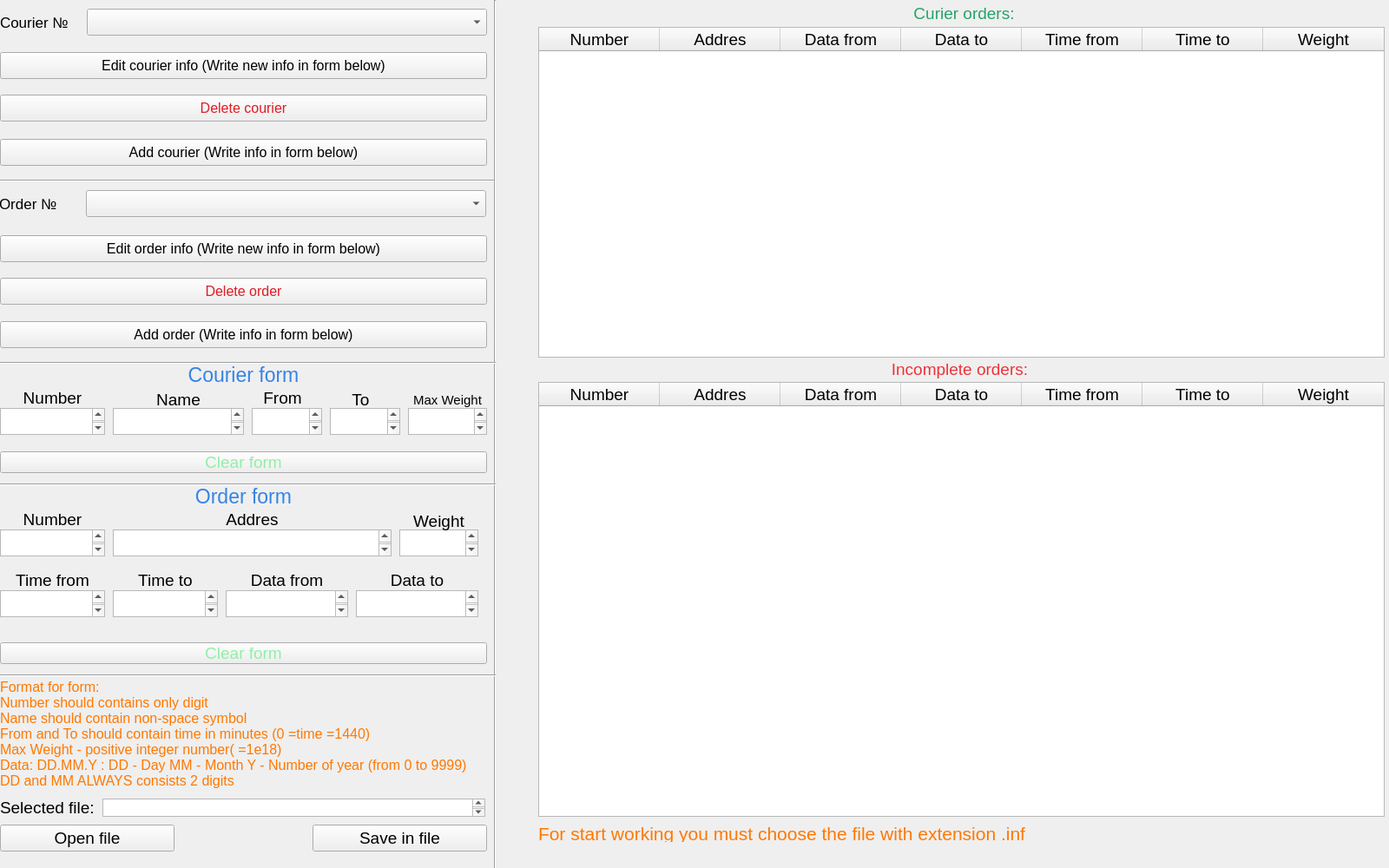
<?xml version="1.0" encoding="UTF-8"?>
<ui version="4.0">
 <class>MainWindow</class>
 <widget class="QMainWindow" name="MainWindow">
  <property name="geometry">
   <rect>
    <x>0</x>
    <y>0</y>
    <width>1600</width>
    <height>1000</height>
   </rect>
  </property>
  <property name="minimumSize">
   <size>
    <width>1600</width>
    <height>1000</height>
   </size>
  </property>
  <property name="maximumSize">
   <size>
    <width>1600</width>
    <height>1000</height>
   </size>
  </property>
  <property name="font">
   <font>
    <pointsize>14</pointsize>
   </font>
  </property>
  <property name="windowTitle">
   <string>MainWindow</string>
  </property>
  <widget class="QWidget" name="centralwidget">
   <widget class="QPushButton" name="OpenFileButton">
    <property name="geometry">
     <rect>
      <x>0</x>
      <y>950</y>
      <width>201</width>
      <height>31</height>
     </rect>
    </property>
    <property name="text">
     <string>Open file</string>
    </property>
   </widget>
   <widget class="QComboBox" name="CourierNumberSelect">
    <property name="geometry">
     <rect>
      <x>100</x>
      <y>10</y>
      <width>461</width>
      <height>31</height>
     </rect>
    </property>
   </widget>
   <widget class="QLabel" name="Courier">
    <property name="geometry">
     <rect>
      <x>0</x>
      <y>0</y>
      <width>111</width>
      <height>51</height>
     </rect>
    </property>
    <property name="font">
     <font>
      <pointsize>13</pointsize>
     </font>
    </property>
    <property name="text">
     <string>Courier №</string>
    </property>
   </widget>
   <widget class="QLabel" name="Incomplete">
    <property name="geometry">
     <rect>
      <x>620</x>
      <y>410</y>
      <width>971</width>
      <height>31</height>
     </rect>
    </property>
    <property name="font">
     <font>
      <pointsize>14</pointsize>
     </font>
    </property>
    <property name="styleSheet">
     <string notr="true">color:rgb(237, 51, 59)</string>
    </property>
    <property name="text">
     <string>Incomplete orders:</string>
    </property>
    <property name="alignment">
     <set>Qt::AlignCenter</set>
    </property>
   </widget>
   <widget class="QLabel" name="CurierOrd">
    <property name="geometry">
     <rect>
      <x>620</x>
      <y>0</y>
      <width>981</width>
      <height>31</height>
     </rect>
    </property>
    <property name="font">
     <font>
      <pointsize>14</pointsize>
     </font>
    </property>
    <property name="styleSheet">
     <string notr="true">color:rgb(38, 162, 105)</string>
    </property>
    <property name="text">
     <string>Curier orders:</string>
    </property>
    <property name="alignment">
     <set>Qt::AlignCenter</set>
    </property>
   </widget>
   <widget class="QPushButton" name="DeleteCourierButton">
    <property name="geometry">
     <rect>
      <x>0</x>
      <y>109</y>
      <width>561</width>
      <height>31</height>
     </rect>
    </property>
    <property name="font">
     <font>
      <pointsize>12</pointsize>
     </font>
    </property>
    <property name="styleSheet">
     <string notr="true">color:rgb(224, 27, 36)</string>
    </property>
    <property name="text">
     <string>Delete courier</string>
    </property>
    <attribute name="buttonGroup">
     <string notr="true">CourierInfo</string>
    </attribute>
   </widget>
   <widget class="QPushButton" name="EditCourierInfoButton">
    <property name="geometry">
     <rect>
      <x>0</x>
      <y>60</y>
      <width>561</width>
      <height>31</height>
     </rect>
    </property>
    <property name="font">
     <font>
      <pointsize>12</pointsize>
     </font>
    </property>
    <property name="text">
     <string>Edit courier info (Write new info in form below)</string>
    </property>
    <attribute name="buttonGroup">
     <string notr="true">CourierInfo</string>
    </attribute>
   </widget>
   <widget class="QLabel" name="OrderNumber">
    <property name="geometry">
     <rect>
      <x>-1</x>
      <y>209</y>
      <width>111</width>
      <height>51</height>
     </rect>
    </property>
    <property name="font">
     <font>
      <pointsize>13</pointsize>
     </font>
    </property>
    <property name="text">
     <string>Order №</string>
    </property>
   </widget>
   <widget class="QComboBox" name="OrderNumberSelect">
    <property name="geometry">
     <rect>
      <x>99</x>
      <y>219</y>
      <width>461</width>
      <height>31</height>
     </rect>
    </property>
   </widget>
   <widget class="QPushButton" name="EditOrderInfoButton">
    <property name="geometry">
     <rect>
      <x>0</x>
      <y>271</y>
      <width>561</width>
      <height>31</height>
     </rect>
    </property>
    <property name="font">
     <font>
      <pointsize>12</pointsize>
     </font>
    </property>
    <property name="text">
     <string>Edit order info (Write new info in form below)</string>
    </property>
   </widget>
   <widget class="QPushButton" name="DeleteOrderButton">
    <property name="geometry">
     <rect>
      <x>0</x>
      <y>320</y>
      <width>561</width>
      <height>31</height>
     </rect>
    </property>
    <property name="font">
     <font>
      <pointsize>12</pointsize>
     </font>
    </property>
    <property name="styleSheet">
     <string notr="true">color:rgb(224, 27, 36)</string>
    </property>
    <property name="text">
     <string>Delete order</string>
    </property>
   </widget>
   <widget class="QPushButton" name="SaveFileButton">
    <property name="geometry">
     <rect>
      <x>360</x>
      <y>950</y>
      <width>201</width>
      <height>31</height>
     </rect>
    </property>
    <property name="text">
     <string>Save in file</string>
    </property>
   </widget>
   <widget class="QPushButton" name="AddOrderButton">
    <property name="geometry">
     <rect>
      <x>0</x>
      <y>370</y>
      <width>561</width>
      <height>31</height>
     </rect>
    </property>
    <property name="font">
     <font>
      <pointsize>12</pointsize>
     </font>
    </property>
    <property name="styleSheet">
     <string notr="true"/>
    </property>
    <property name="text">
     <string>Add order (Write info in form below)</string>
    </property>
   </widget>
   <widget class="QPushButton" name="AddCourierButton">
    <property name="geometry">
     <rect>
      <x>0</x>
      <y>160</y>
      <width>561</width>
      <height>31</height>
     </rect>
    </property>
    <property name="maximumSize">
     <size>
      <width>16777215</width>
      <height>16777215</height>
     </size>
    </property>
    <property name="font">
     <font>
      <pointsize>12</pointsize>
     </font>
    </property>
    <property name="styleSheet">
     <string notr="true"/>
    </property>
    <property name="text">
     <string>Add courier (Write info in form below)</string>
    </property>
   </widget>
   <widget class="QLabel" name="SelectedFile">
    <property name="geometry">
     <rect>
      <x>0</x>
      <y>920</y>
      <width>111</width>
      <height>21</height>
     </rect>
    </property>
    <property name="text">
     <string>Selected file:</string>
    </property>
   </widget>
   <widget class="QTextBrowser" name="FileBrowser">
    <property name="geometry">
     <rect>
      <x>118</x>
      <y>920</y>
      <width>441</width>
      <height>21</height>
     </rect>
    </property>
   </widget>
   <widget class="QLabel" name="Coruierform">
    <property name="geometry">
     <rect>
      <x>0</x>
      <y>416</y>
      <width>561</width>
      <height>31</height>
     </rect>
    </property>
    <property name="font">
     <font>
      <pointsize>17</pointsize>
     </font>
    </property>
    <property name="styleSheet">
     <string notr="true">color:rgb(53, 132, 228)</string>
    </property>
    <property name="text">
     <string>Courier form</string>
    </property>
    <property name="alignment">
     <set>Qt::AlignCenter</set>
    </property>
   </widget>
   <widget class="QPlainTextEdit" name="NumberCurier">
    <property name="geometry">
     <rect>
      <x>0</x>
      <y>470</y>
      <width>121</width>
      <height>31</height>
     </rect>
    </property>
   </widget>
   <widget class="QLabel" name="label">
    <property name="geometry">
     <rect>
      <x>0</x>
      <y>450</y>
      <width>121</width>
      <height>17</height>
     </rect>
    </property>
    <property name="text">
     <string>Number</string>
    </property>
    <property name="alignment">
     <set>Qt::AlignCenter</set>
    </property>
   </widget>
   <widget class="QLabel" name="label_2">
    <property name="geometry">
     <rect>
      <x>130</x>
      <y>450</y>
      <width>151</width>
      <height>20</height>
     </rect>
    </property>
    <property name="text">
     <string>Name</string>
    </property>
    <property name="alignment">
     <set>Qt::AlignCenter</set>
    </property>
   </widget>
   <widget class="QPlainTextEdit" name="NameCurier">
    <property name="geometry">
     <rect>
      <x>130</x>
      <y>470</y>
      <width>151</width>
      <height>31</height>
     </rect>
    </property>
   </widget>
   <widget class="QPlainTextEdit" name="FromCurier">
    <property name="geometry">
     <rect>
      <x>290</x>
      <y>470</y>
      <width>81</width>
      <height>31</height>
     </rect>
    </property>
    <property name="plainText">
     <string/>
    </property>
   </widget>
   <widget class="QLabel" name="label_3">
    <property name="geometry">
     <rect>
      <x>290</x>
      <y>450</y>
      <width>71</width>
      <height>17</height>
     </rect>
    </property>
    <property name="text">
     <string>From</string>
    </property>
    <property name="alignment">
     <set>Qt::AlignCenter</set>
    </property>
   </widget>
   <widget class="QLabel" name="label_4">
    <property name="geometry">
     <rect>
      <x>470</x>
      <y>450</y>
      <width>91</width>
      <height>21</height>
     </rect>
    </property>
    <property name="font">
     <font>
      <pointsize>11</pointsize>
     </font>
    </property>
    <property name="text">
     <string>Max Weight</string>
    </property>
    <property name="alignment">
     <set>Qt::AlignCenter</set>
    </property>
   </widget>
   <widget class="QPlainTextEdit" name="ToCurier">
    <property name="geometry">
     <rect>
      <x>380</x>
      <y>470</y>
      <width>81</width>
      <height>31</height>
     </rect>
    </property>
    <property name="plainText">
     <string/>
    </property>
   </widget>
   <widget class="QPlainTextEdit" name="MaxWeight">
    <property name="geometry">
     <rect>
      <x>470</x>
      <y>470</y>
      <width>91</width>
      <height>31</height>
     </rect>
    </property>
   </widget>
   <widget class="QLabel" name="label_5">
    <property name="geometry">
     <rect>
      <x>380</x>
      <y>450</y>
      <width>71</width>
      <height>20</height>
     </rect>
    </property>
    <property name="text">
     <string>To</string>
    </property>
    <property name="alignment">
     <set>Qt::AlignCenter</set>
    </property>
   </widget>
   <widget class="Line" name="line">
    <property name="geometry">
     <rect>
      <x>0</x>
      <y>200</y>
      <width>571</width>
      <height>16</height>
     </rect>
    </property>
    <property name="orientation">
     <enum>Qt::Horizontal</enum>
    </property>
   </widget>
   <widget class="Line" name="line_2">
    <property name="geometry">
     <rect>
      <x>560</x>
      <y>0</y>
      <width>20</width>
      <height>1031</height>
     </rect>
    </property>
    <property name="orientation">
     <enum>Qt::Vertical</enum>
    </property>
   </widget>
   <widget class="Line" name="line_3">
    <property name="geometry">
     <rect>
      <x>0</x>
      <y>410</y>
      <width>571</width>
      <height>16</height>
     </rect>
    </property>
    <property name="orientation">
     <enum>Qt::Horizontal</enum>
    </property>
   </widget>
   <widget class="Line" name="line_4">
    <property name="geometry">
     <rect>
      <x>0</x>
      <y>550</y>
      <width>571</width>
      <height>16</height>
     </rect>
    </property>
    <property name="orientation">
     <enum>Qt::Horizontal</enum>
    </property>
   </widget>
   <widget class="QTableWidget" name="CurierOrders">
    <property name="geometry">
     <rect>
      <x>620</x>
      <y>31</y>
      <width>975</width>
      <height>381</height>
     </rect>
    </property>
    <attribute name="horizontalHeaderMinimumSectionSize">
     <number>89</number>
    </attribute>
    <attribute name="horizontalHeaderDefaultSectionSize">
     <number>139</number>
    </attribute>
    <attribute name="verticalHeaderMinimumSectionSize">
     <number>89</number>
    </attribute>
    <attribute name="verticalHeaderDefaultSectionSize">
     <number>89</number>
    </attribute>
    <column>
     <property name="text">
      <string>Number</string>
     </property>
    </column>
    <column>
     <property name="text">
      <string>Addres</string>
     </property>
    </column>
    <column>
     <property name="text">
      <string>Data from</string>
     </property>
    </column>
    <column>
     <property name="text">
      <string>Data to</string>
     </property>
    </column>
    <column>
     <property name="text">
      <string>Time from</string>
     </property>
    </column>
    <column>
     <property name="text">
      <string>Time to</string>
     </property>
    </column>
    <column>
     <property name="text">
      <string>Weight</string>
     </property>
    </column>
   </widget>
   <widget class="QTableWidget" name="IncompleteOrders">
    <property name="geometry">
     <rect>
      <x>620</x>
      <y>440</y>
      <width>975</width>
      <height>501</height>
     </rect>
    </property>
    <attribute name="horizontalHeaderDefaultSectionSize">
     <number>139</number>
    </attribute>
    <column>
     <property name="text">
      <string>Number</string>
     </property>
    </column>
    <column>
     <property name="text">
      <string>Addres</string>
     </property>
    </column>
    <column>
     <property name="text">
      <string>Data from</string>
     </property>
    </column>
    <column>
     <property name="text">
      <string>Data to</string>
     </property>
    </column>
    <column>
     <property name="text">
      <string>Time from</string>
     </property>
    </column>
    <column>
     <property name="text">
      <string>Time to</string>
     </property>
    </column>
    <column>
     <property name="text">
      <string>Weight</string>
     </property>
    </column>
   </widget>
   <widget class="QPushButton" name="ClearCourierForm">
    <property name="geometry">
     <rect>
      <x>0</x>
      <y>520</y>
      <width>561</width>
      <height>25</height>
     </rect>
    </property>
    <property name="font">
     <font>
      <pointsize>14</pointsize>
     </font>
    </property>
    <property name="styleSheet">
     <string notr="true">color:rgb(143, 240, 164)</string>
    </property>
    <property name="text">
     <string>Clear form</string>
    </property>
   </widget>
   <widget class="QLabel" name="label_6">
    <property name="geometry">
     <rect>
      <x>0</x>
      <y>780</y>
      <width>561</width>
      <height>131</height>
     </rect>
    </property>
    <property name="font">
     <font>
      <pointsize>12</pointsize>
     </font>
    </property>
    <property name="styleSheet">
     <string notr="true">color:rgb(255, 120, 0)</string>
    </property>
    <property name="text">
     <string>Format for form:
Number should contains only digit
Name should contain non-space symbol
From and To should contain time in minutes (0&lt;=time&lt;=1440)
Max Weight - positive integer number(&lt;=1e18)
Data: DD.MM.Y : DD - Day MM -  Month Y - Number of year (from 0 to 9999)
DD and MM ALWAYS consists 2 digits</string>
    </property>
    <property name="alignment">
     <set>Qt::AlignLeading|Qt::AlignLeft|Qt::AlignVCenter</set>
    </property>
   </widget>
   <widget class="QLabel" name="label_9">
    <property name="geometry">
     <rect>
      <x>0</x>
      <y>590</y>
      <width>121</width>
      <height>17</height>
     </rect>
    </property>
    <property name="text">
     <string>Number</string>
    </property>
    <property name="alignment">
     <set>Qt::AlignCenter</set>
    </property>
   </widget>
   <widget class="QPushButton" name="ClearOrderForm">
    <property name="geometry">
     <rect>
      <x>0</x>
      <y>740</y>
      <width>561</width>
      <height>25</height>
     </rect>
    </property>
    <property name="font">
     <font>
      <pointsize>14</pointsize>
     </font>
    </property>
    <property name="styleSheet">
     <string notr="true">color:rgb(143, 240, 164)</string>
    </property>
    <property name="text">
     <string>Clear form</string>
    </property>
   </widget>
   <widget class="QLabel" name="Orderform">
    <property name="geometry">
     <rect>
      <x>0</x>
      <y>556</y>
      <width>561</width>
      <height>31</height>
     </rect>
    </property>
    <property name="font">
     <font>
      <pointsize>17</pointsize>
     </font>
    </property>
    <property name="styleSheet">
     <string notr="true">color:rgb(53, 132, 228)</string>
    </property>
    <property name="text">
     <string>Order form</string>
    </property>
    <property name="alignment">
     <set>Qt::AlignCenter</set>
    </property>
   </widget>
   <widget class="QPlainTextEdit" name="NumberOrder">
    <property name="geometry">
     <rect>
      <x>0</x>
      <y>610</y>
      <width>121</width>
      <height>31</height>
     </rect>
    </property>
   </widget>
   <widget class="Line" name="line_6">
    <property name="geometry">
     <rect>
      <x>0</x>
      <y>770</y>
      <width>571</width>
      <height>16</height>
     </rect>
    </property>
    <property name="orientation">
     <enum>Qt::Horizontal</enum>
    </property>
   </widget>
   <widget class="QLabel" name="label_10">
    <property name="geometry">
     <rect>
      <x>130</x>
      <y>590</y>
      <width>321</width>
      <height>17</height>
     </rect>
    </property>
    <property name="text">
     <string>Addres</string>
    </property>
    <property name="alignment">
     <set>Qt::AlignCenter</set>
    </property>
   </widget>
   <widget class="QPlainTextEdit" name="AddresOrder">
    <property name="geometry">
     <rect>
      <x>130</x>
      <y>610</y>
      <width>321</width>
      <height>31</height>
     </rect>
    </property>
    <property name="plainText">
     <string/>
    </property>
   </widget>
   <widget class="QLabel" name="label_11">
    <property name="geometry">
     <rect>
      <x>260</x>
      <y>660</y>
      <width>141</width>
      <height>17</height>
     </rect>
    </property>
    <property name="text">
     <string>Data from</string>
    </property>
    <property name="alignment">
     <set>Qt::AlignCenter</set>
    </property>
   </widget>
   <widget class="QPlainTextEdit" name="DataFrom">
    <property name="geometry">
     <rect>
      <x>260</x>
      <y>680</y>
      <width>141</width>
      <height>31</height>
     </rect>
    </property>
   </widget>
   <widget class="QPlainTextEdit" name="DataTo">
    <property name="geometry">
     <rect>
      <x>410</x>
      <y>680</y>
      <width>141</width>
      <height>31</height>
     </rect>
    </property>
   </widget>
   <widget class="QLabel" name="label_12">
    <property name="geometry">
     <rect>
      <x>410</x>
      <y>660</y>
      <width>141</width>
      <height>17</height>
     </rect>
    </property>
    <property name="text">
     <string>Data to</string>
    </property>
    <property name="alignment">
     <set>Qt::AlignCenter</set>
    </property>
   </widget>
   <widget class="QLabel" name="label_13">
    <property name="geometry">
     <rect>
      <x>130</x>
      <y>660</y>
      <width>121</width>
      <height>17</height>
     </rect>
    </property>
    <property name="text">
     <string>Time to</string>
    </property>
    <property name="alignment">
     <set>Qt::AlignCenter</set>
    </property>
   </widget>
   <widget class="QPlainTextEdit" name="TimeFromOrder">
    <property name="geometry">
     <rect>
      <x>0</x>
      <y>680</y>
      <width>121</width>
      <height>31</height>
     </rect>
    </property>
   </widget>
   <widget class="QPlainTextEdit" name="TimeToOrder">
    <property name="geometry">
     <rect>
      <x>130</x>
      <y>680</y>
      <width>121</width>
      <height>31</height>
     </rect>
    </property>
   </widget>
   <widget class="QLabel" name="label_14">
    <property name="geometry">
     <rect>
      <x>0</x>
      <y>660</y>
      <width>121</width>
      <height>17</height>
     </rect>
    </property>
    <property name="text">
     <string>Time from</string>
    </property>
    <property name="alignment">
     <set>Qt::AlignCenter</set>
    </property>
   </widget>
   <widget class="QPlainTextEdit" name="Weight">
    <property name="geometry">
     <rect>
      <x>460</x>
      <y>610</y>
      <width>91</width>
      <height>31</height>
     </rect>
    </property>
    <property name="font">
     <font>
      <pointsize>14</pointsize>
     </font>
    </property>
   </widget>
   <widget class="QLabel" name="label_7">
    <property name="geometry">
     <rect>
      <x>460</x>
      <y>590</y>
      <width>91</width>
      <height>21</height>
     </rect>
    </property>
    <property name="font">
     <font>
      <pointsize>14</pointsize>
     </font>
    </property>
    <property name="text">
     <string>Weight</string>
    </property>
    <property name="alignment">
     <set>Qt::AlignCenter</set>
    </property>
   </widget>
   <widget class="QLabel" name="label_8">
    <property name="geometry">
     <rect>
      <x>620</x>
      <y>950</y>
      <width>981</width>
      <height>20</height>
     </rect>
    </property>
    <property name="font">
     <font>
      <pointsize>16</pointsize>
     </font>
    </property>
    <property name="styleSheet">
     <string notr="true">color:rgb(255, 120, 0)</string>
    </property>
    <property name="text">
     <string>For start working you must choose the file with extension .inf</string>
    </property>
   </widget>
  </widget>
  <widget class="QMenuBar" name="menubar">
   <property name="geometry">
    <rect>
     <x>0</x>
     <y>0</y>
     <width>1600</width>
     <height>27</height>
    </rect>
   </property>
  </widget>
 </widget>
 <resources/>
 <connections/>
 <buttongroups>
  <buttongroup name="CourierInfo"/>
 </buttongroups>
</ui>
